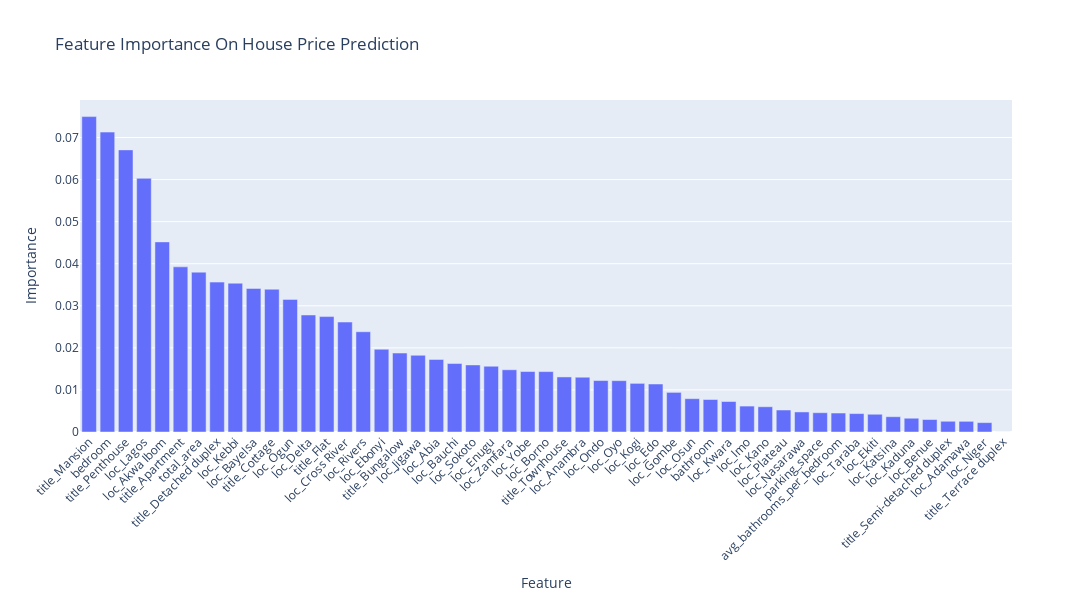

The cell this chart's notebook holds for it:
### Code cell
## Plot for Feature Importance
fig = px.bar(feature_importance_df, x='Feature', y='Importance', title='Feature Importance On House Price Prediction')
fig.update_layout(xaxis_title='Feature', yaxis_title='Importance', xaxis_tickangle=-45, width=1200, height=600)

fig.show()

### Figure 1 — Plotly figure (JSON) as saved in the notebook; plotly's stock layout.template omitted (floating-point values rounded to 4 significant figures)
{"data": [{"alignmentgroup": "True", "hovertemplate": "Feature=%{x}<br>Importance=%{y}<extra></extra>", "legendgroup": "", "marker": {"color": "#636efa", "pattern": {"shape": ""}}, "name": "", "offsetgroup": "", "orientation": "v", "showlegend": false, "textposition": "auto", "type": "bar", "x": ["title_Mansion", "bedroom", "title_Penthouse", "loc_Lagos", "loc_Akwa Ibom", "title_Apartment", "total_area", "title_Detached duplex", "loc_Kebbi", "loc_Bayelsa", "title_Cottage", "loc_Ogun", "loc_Delta", "title_Flat", "loc_Cross River", "loc_Rivers", "loc_Ebonyi", "title_Bungalow", "loc_Jigawa", "loc_Abia", "loc_Bauchi", "loc_Sokoto", "loc_Enugu", "loc_Zamfara", "loc_Yobe", "loc_Borno", "title_Townhouse", "loc_Anambra", "loc_Ondo", "loc_Oyo", "loc_Kogi", "loc_Edo", "loc_Gombe", "loc_Osun", "bathroom", "loc_Kwara", "loc_Imo", "loc_Kano", "loc_Plateau", "loc_Nasarawa", "parking_space", "avg_bathrooms_per_bedroom", "loc_Taraba", "loc_Ekiti", "loc_Katsina", "loc_Kaduna", "loc_Benue", "title_Semi-detached duplex", "loc_Adamawa", "loc_Niger", "title_Terrace duplex"], "xaxis": "x", "y": [0.07497, 0.07129, 0.06706, 0.0603, 0.04519, 0.03925, 0.038, 0.03563, 0.03537, 0.03412, 0.03394, 0.03152, 0.02781, 0.02743, 0.02614, 0.02383, 0.01967, 0.01877, 0.01823, 0.01725, 0.01628, 0.01594, 0.01564, 0.01479, 0.01438, 0.01436, 0.01309, 0.01302, 0.01223, 0.0122, 0.01156, 0.01141, 0.009418, 0.007919, 0.007725, 0.007251, 0.006161, 0.006001, 0.005229, 0.004768, 0.004583, 0.004509, 0.004375, 0.004216, 0.003633, 0.003273, 0.002964, 0.002549, 0.002539, 0.002229, 0], "yaxis": "y"}], "layout": {"barmode": "relative", "height": 600, "legend": {"tracegroupgap": 0}, "title": {"text": "Feature Importance On House Price Prediction"}, "width": 1200, "xaxis": {"anchor": "y", "domain": [0, 1], "tickangle": -45, "title": {"text": "Feature"}}, "yaxis": {"anchor": "x", "domain": [0, 1], "title": {"text": "Importance"}}}}
